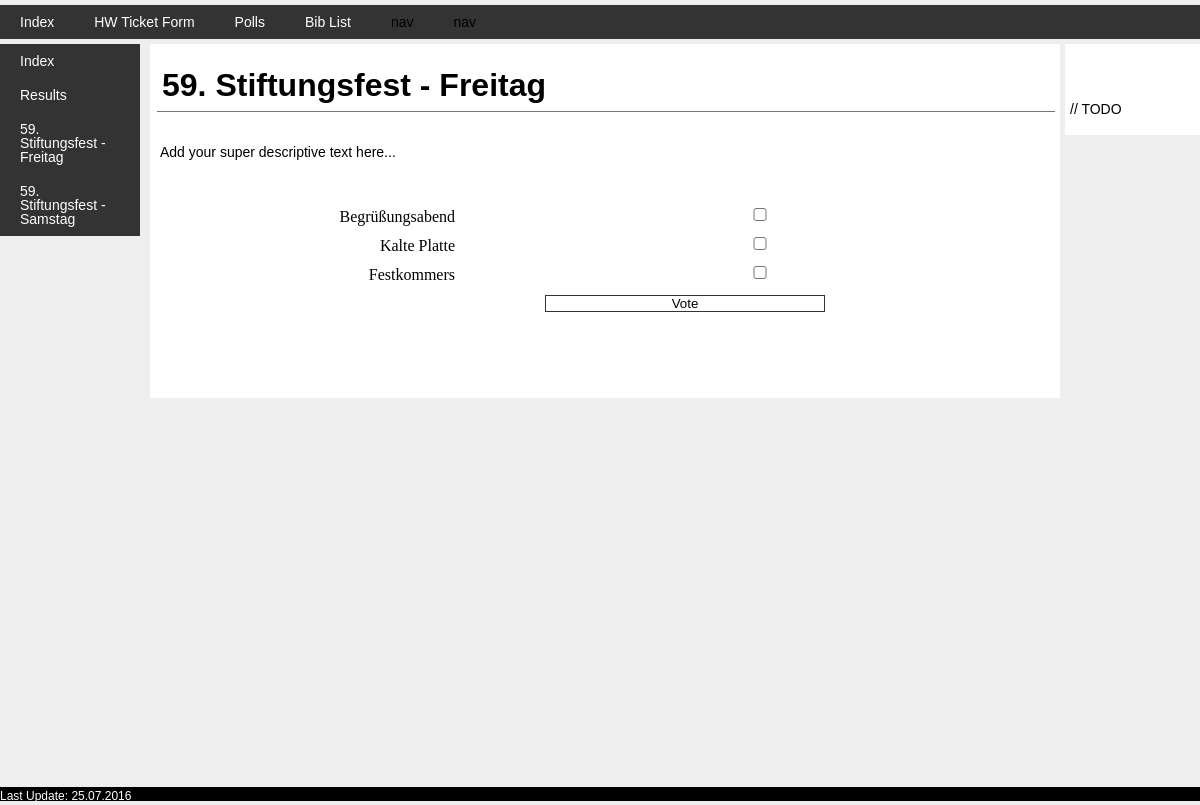
The page /polls/1/ on the database its author committed.
### polls/models.py (models this page shows, shortened)
class Question(models.Model):
    question_text = models.CharField(max_length=200)
    question_descr = models.TextField('Descriptive text', default='Add your super descriptive text here...')
    pub_date = models.DateTimeField('date published')
    def was_published_recently(self):
        now = timezone.now()
        return now - datetime.timedelta(days=1) <= self.pub_date <= now
    was_published_recently.admin_order_field = 'pub_date'
    was_published_recently.boolean = True
    was_published_recently.short_description = 'Published recently?'

class Choice(models.Model):
    question = models.ForeignKey(Question, on_delete=models.CASCADE)
    choice_text = models.CharField(max_length=200)
    votes = models.IntegerField(default=0)

### polls/views.py (the view)
# urls.py: url(r'^ticket/(?P<pk>\d+)/detail.html$', views.DetailView.as_view(), name='ticket_detail'),
class DetailView(generic.DetailView):
    model = Question
    template_name = 'polls/detail.html'
    def get_context_data(self, **kwargs):
        context = super(DetailView , self).get_context_data(**kwargs)
        context['questions'] = Question.objects.filter(pub_date__lte=timezone.now()).order_by('pub_date')
        return context
    def get_queryset(self):
        return Question.objects.filter(pub_date__lte=timezone.now())

### polls/templates/polls/detail.html (shortened to what this page needs)
{% extends "polls/base.html" %}
{% load static %}
{% block leftnav %}
<ul>
	<li><a href="{% url 'polls:index' %}">Index</a></li>
	<li><a href="{% url 'polls:results_list' %}">Results</a></li>
	{% if questions %}
		{% for question in questions %}
			<li><a href="{% url 'polls:detail' question.id %}">{{ question.question_text }}</a></li>
		{% endfor %}
</ul>
	{% else %}
		<p>No polls are available.</p>
	{% endif %}
{% endblock %}
{% block content %}
<h1>{{ question.question_text }}</h1>
<p>{{ question.question_descr }}</p>
<p>
	<center>
		<form action="{% url 'polls:vote' question.id %}" method="post">
			{% for choice in question.choice_set.all %}
			    <input type="checkbox" name="choice" id="choice{{ forloop.counter }}" value="{{ choice.id }}" />
			    <label for="choice{{ forloop.counter }}">{{ choice.choice_text }}</label><br />
			{% endfor %}
			<input type="submit" value="Vote" />
		</form>
	</center>
</p>
<p></p>
<p></p>
{% endblock %}

### base/static/base/style.css (style rules this page uses)
html, body { margin: 0; padding: 0; border: 0; background: transparent; }
div, article, aside, footer, header, hgroup, nav, section, h1, h2, h3, h4, h5, h6, p, blockquote, a, ol, ul, li, table, tr, th, td, tbody, tfoot, thead { margin: 0; padding: 0; border: 0; vertical-align: baseline; background: transparent; }
input, select, textarea, form, fieldset { margin: 0; padding: 0; border: 0; }
h1, h2, h3, h4, h5, h6, p, li, blockquote, td, th, a, caption, em, strong, strike { font-family: Arial, Helvetica, sans-serif; font-size: 100%; font-weight: normal; font-style: normal; line-height: 100%; text-indent: 0; text-decoration: none; text-align: left; color: #000; }
ol, ul, { list-style: none; }
body { background-color: #eeeeee; }
html, body, #wrapper { height: 100%; }
h1, h2, h3, h4, h5, h6 { font-weight: bold; color: #000; }
h1 { font-size: 24px; }
p { color: #000; font-size: 12px; line-height: 150%; }
a:link { color: #00f; }
ul { list-style: none; }
ul li { color: #000; font-size: 14px; }
#leftnav ul li a { float: left; padding: 10px 20px; width: 100%; color: #ffffff; background-color: #333333; }
#leftnav a:link { color: #ffffff; }
#content h1 { margin: 10px 0 20px 2px; font-size: 32px; border-bottom: 1px #777777 solid; padding: 10px 5px; }
#content p { font-size: 14px; padding: 10px 0 10px 5px; }
form { text-align: left; margin: 20px; }
label, submit, input, textarea { border: 0; padding: 0; margin: 0; background: none; }
label { float: left; width: 150px; text-align: right; display: block; }
input, textarea { border: 1px #333 solid; margin-left: 10px; }
input { width: 280px; margin-bottom: 16px; }
form { border: 0; padding: 15px 0 0 150px; margin: 0 auto; position: relative; text-align: center; }

### polls/static/polls/style.css (style rules this page uses)
html, body { margin: 0; padding: 0; border: 0; background: transparent; }
div, article, aside, footer, header, hgroup, nav, section, h1, h2, h3, h4, h5, h6, p, blockquote, a, ol, ul, li, table, tr, th, td, tbody, tfoot, thead { margin: 0; padding: 0; border: 0; vertical-align: baseline; background: transparent; }
input, select, textarea, form, fieldset { margin: 0; padding: 0; border: 0; }
h1, h2, h3, h4, h5, h6, p, li, blockquote, td, th, a, caption, em, strong, strike { font-family: Arial, Helvetica, sans-serif; font-size: 100%; font-weight: normal; font-style: normal; line-height: 100%; text-indent: 0; text-decoration: none; text-align: left; color: #000; }
ol, ul, { list-style: none; }
body { background-color: #eeeeee; }
html, body, #wrapper { height: 100%; }
h1, h2, h3, h4, h5, h6 { font-weight: bold; color: #000; }
h1 { font-size: 24px; }
p { color: #000; font-size: 12px; line-height: 150%; }
a:link { color: #00f; }
ul { list-style: none; }
ul li { color: #000; font-size: 14px; }
#leftnav ul li a { float: left; padding: 10px 20px; width: 100%; color: #ffffff; background-color: #333333; }
#leftnav a:link { color: #ffffff; }
#content h1 { margin: 10px 0 20px 2px; font-size: 32px; border-bottom: 1px #777777 solid; padding: 10px 5px; }
#content p { font-size: 14px; padding: 10px 0 10px 5px; }
form { text-align: left; margin: 20px; }
label, submit, input, textarea { border: 0; padding: 0; margin: 0; background: none; }
label { float: left; width: 150px; text-align: right; display: block; }
input, textarea { border: 1px #333 solid; margin-left: 10px; }
input { width: 280px; margin-bottom: 16px; }
form { border: 0; padding: 15px 0 0 150px; margin: 0 auto; position: relative; text-align: center; }

### rows shown on the page
Question: question_text "59. Stiftungsfest - Freitag", question_descr "Add your super descriptive text here..."
Question: question_text "59. Stiftungsfest - Samstag"
Choice: choice_text "Begrüßungsabend"
Choice: choice_text "Kalte Platte"
Choice: choice_text "Festkommers"
